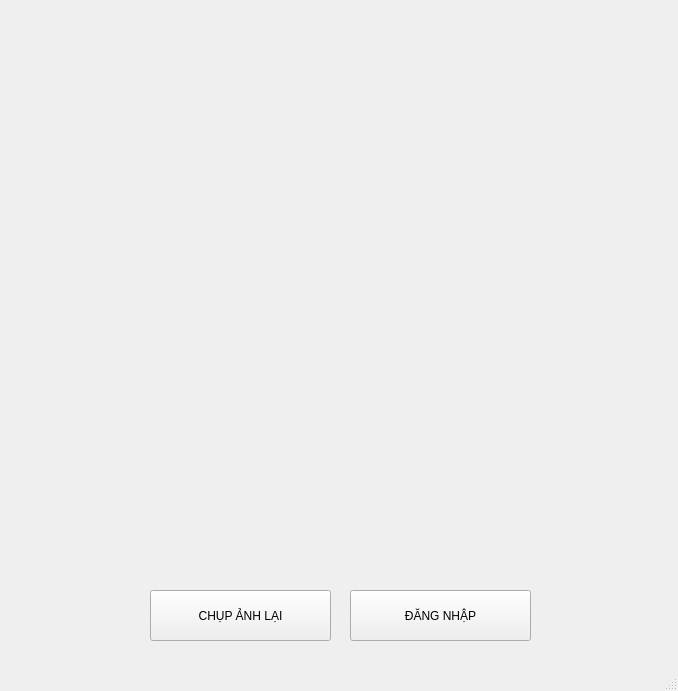
<?xml version="1.0" encoding="UTF-8"?>
<ui version="4.0">
 <class>MainWindow</class>
 <widget class="QMainWindow" name="MainWindow">
  <property name="geometry">
   <rect>
    <x>0</x>
    <y>0</y>
    <width>678</width>
    <height>691</height>
   </rect>
  </property>
  <property name="windowTitle">
   <string>MainWindow</string>
  </property>
  <property name="autoFillBackground">
   <bool>true</bool>
  </property>
  <widget class="QWidget" name="centralwidget">
   <widget class="QLabel" name="lbImg">
    <property name="geometry">
     <rect>
      <x>20</x>
      <y>70</y>
      <width>691</width>
      <height>531</height>
     </rect>
    </property>
    <property name="text">
     <string/>
    </property>
   </widget>
   <widget class="QLabel" name="lbStatus">
    <property name="geometry">
     <rect>
      <x>170</x>
      <y>10</y>
      <width>511</width>
      <height>41</height>
     </rect>
    </property>
    <property name="font">
     <font>
      <family>JetBrains Mono</family>
      <pointsize>14</pointsize>
      <weight>75</weight>
      <bold>true</bold>
     </font>
    </property>
    <property name="text">
     <string/>
    </property>
   </widget>
   <widget class="QLabel" name="lbName">
    <property name="geometry">
     <rect>
      <x>250</x>
      <y>50</y>
      <width>511</width>
      <height>41</height>
     </rect>
    </property>
    <property name="font">
     <font>
      <family>JetBrains Mono</family>
      <pointsize>14</pointsize>
      <weight>75</weight>
      <bold>true</bold>
     </font>
    </property>
    <property name="text">
     <string/>
    </property>
   </widget>
   <widget class="QPushButton" name="btnLogin">
    <property name="geometry">
     <rect>
      <x>350</x>
      <y>590</y>
      <width>181</width>
      <height>51</height>
     </rect>
    </property>
    <property name="cursor">
     <cursorShape>PointingHandCursor</cursorShape>
    </property>
    <property name="text">
     <string>ĐĂNG NHẬP</string>
    </property>
   </widget>
   <widget class="QPushButton" name="btnReCapture">
    <property name="geometry">
     <rect>
      <x>150</x>
      <y>590</y>
      <width>181</width>
      <height>51</height>
     </rect>
    </property>
    <property name="cursor">
     <cursorShape>PointingHandCursor</cursorShape>
    </property>
    <property name="autoFillBackground">
     <bool>false</bool>
    </property>
    <property name="text">
     <string>CHỤP ẢNH LẠI</string>
    </property>
   </widget>
  </widget>
  <widget class="QMenuBar" name="menubar">
   <property name="geometry">
    <rect>
     <x>0</x>
     <y>0</y>
     <width>678</width>
     <height>26</height>
    </rect>
   </property>
  </widget>
  <widget class="QStatusBar" name="statusbar"/>
 </widget>
 <resources/>
 <connections/>
</ui>
